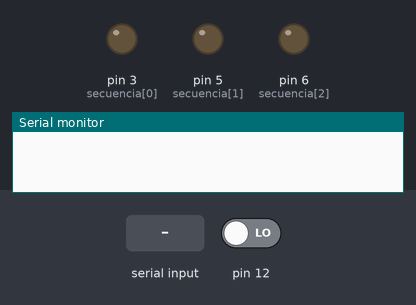
Simulated run of this sketch. Board: Arduino Uno, built with avr-gcc and run on an emulated ATmega328P. Parts: output pins drawn as LEDs (lit = HIGH), the last lines printed to the serial monitor. The test bench sets the inputs (shaded band); at power-on: pin 12 LOW.

Above: at 1.25 s.
1.3 s: "2" received over Serial
At 2.4 s:
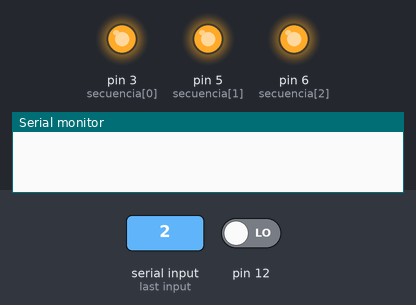
3.0 s: pin 12 driven HIGH
At 4.13 s:
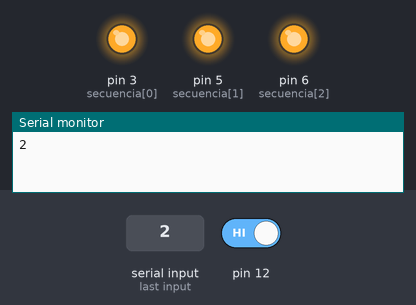
6.0 s: pin 12 driven LOW
At 13.4 s:
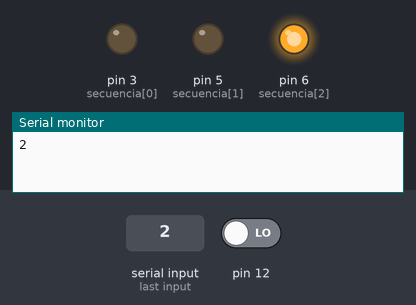
Timing chart, 0 to 18.0 s (numbered marks = the images above; inputs shaded):
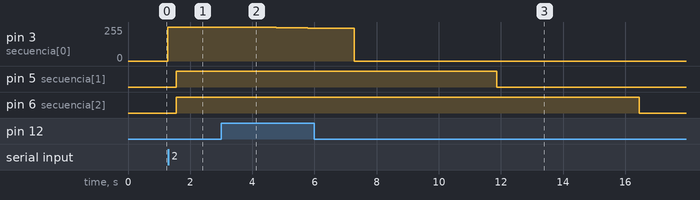

The sketch:

control_luces.ino
```cpp
int secuencia[] = {3,5,6}, secuenciaa = 0,retardo;//pines PWM
bool boton;
char bt;

void setup() {
  // put your setup code here, to run once:
  Serial.begin(9600);
  pinMode(secuencia[0],OUTPUT);
  pinMode(secuencia[1],OUTPUT);
  pinMode(secuencia[2],OUTPUT);
  pinMode(12,INPUT);
}

void loop() {
  // put your main code here, to run repeatedly:
  bt = Serial.read();
  boton = digitalRead(12);
  retardo = 250;

  if(bt == '2' || boton == 1){
    delay(retardo);
    secuenciaa ++;
    Serial.println(secuenciaa);
    if(secuenciaa > 1){
      secuenciaa = 0;
    }
  }

  if(secuenciaa == 0){
    for(int i = 0;i <= 255; i++){
      bt = Serial.read();
      boton = digitalRead(12);
      if(bt == '2' || boton == 1){
        delay(retardo);
        secuenciaa++;
        }
      if(secuenciaa == 1){
        break;
      }
      digitalWrite(secuencia[1],LOW);
      digitalWrite(secuencia[2],LOW);
      analogWrite(secuencia[0],i);
      if(i == 255){
        for(int i = 0;i <= 200; i++){
          bt = Serial.read();
          boton = digitalRead(12);
          if(bt == '2' || boton == 1){
            delay(retardo);
            secuenciaa++;
            }
          else if(secuenciaa == 1){
            break;
          }
          else {
            delay(10);
          }
        }
      }
      delay(5);
    }

    for(int i = 255;i >= 0; i--){
      bt = Serial.read();
      boton = digitalRead(12);
      if(bt == '2' || boton == 1){
        delay(retardo);
        secuenciaa++;
        }
      if(secuenciaa == 1){
        break;
      }
        analogWrite(secuencia[0],i);
        delay(5);
    }
    for(int i = 0;i <= 255; i++){
      bt = Serial.read();
      boton = digitalRead(12);
      if(bt == '2' || boton == 1){
        delay(retardo);
        secuenciaa++;
        }
      if(secuenciaa == 1){
        break;
      }
        analogWrite(secuencia[1],i);
        if(i == 255){
        for(int i = 0;i <= 200; i++){
          bt = Serial.read();
          boton = digitalRead(12);
          if(bt == '2' || boton == 1){
            delay(retardo);
            secuenciaa++;
            }
          else if(secuenciaa == 1){
            break;
          }
          else {
            delay(10);
          }
        }
      }
        delay(5);
    }

    for(int i = 255;i >= 0; i--){
      bt = Serial.read();
      boton = digitalRead(12);
      if(bt == '2' || boton == 1){
        delay(retardo);
        secuenciaa++;
        }
      if(secuenciaa == 1){
        break;
      }
        analogWrite(secuencia[1],i);
        delay(5);
    }

    for(int i = 0;i <= 255; i++){
      bt = Serial.read();
      boton = digitalRead(12);
      if(bt == '2' || boton == 1){
        delay(retardo);
        secuenciaa++;
        }
      if(secuenciaa == 1){
        break;
      }
        analogWrite(secuencia[2],i);
        if(i == 255){
        for(int i = 0;i <= 200; i++){
          bt = Serial.read();
          boton = digitalRead(12);
          if(bt == '2' || boton == 1){
            delay(retardo);
            secuenciaa++;
            }
          else if(secuenciaa == 1){
            break;
          }
          else {
            delay(10);
          }
        }
      }
        delay(5);
    }

    for(int i = 255;i >= 0; i--){
      bt = Serial.read();
      boton = digitalRead(12);
      if(bt == '2' || boton == 1){
        delay(retardo);
        secuenciaa++;
        }
      if(secuenciaa == 1){
        break;
      }
        analogWrite(secuencia[2],i);
        delay(5);
    }
  }
    if(secuenciaa == 1){
      digitalWrite(secuencia[0],HIGH);
      digitalWrite(secuencia[1],HIGH);
      digitalWrite(secuencia[2],HIGH);
    }
}
```

Measured:
- after the input at 1.3 s, pin 5 (secuencia[1]), pin 6 (secuencia[2]): LOW → HIGH after 0.26 s
- after the input at 3.0 s, pin 3 (secuencia[0]): moves from 255/255 to 247/255 over 1.8 s, starting after 1.0 s
- after the input at 6.0 s, pin 5 (secuencia[1]): HIGH → LOW after 5.9 s; pin 6 (secuencia[2]): HIGH → LOW after 10.5 s
